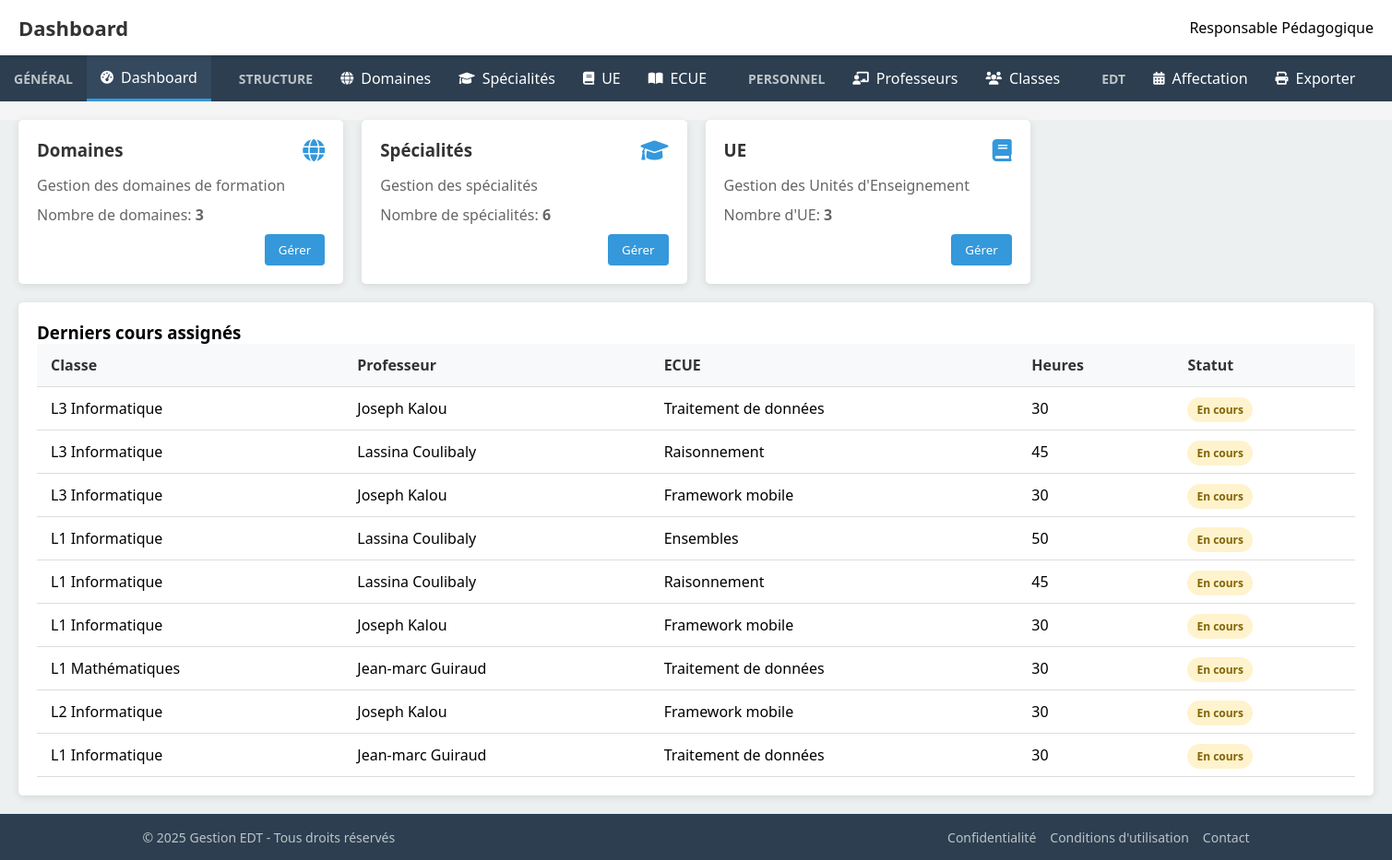
Page /web-edt/index.php on the committed database.
### tables this page shows
CREATE TABLE IF NOT EXISTS `affectation_ecue` (
  `idAffectationECUE` int NOT NULL AUTO_INCREMENT,
  `codeECUE` varchar(200) NOT NULL,
  `matricule` varchar(200) NOT NULL,
  `noClasse` int NOT NULL,
  PRIMARY KEY (`idAffectationECUE`)
);

CREATE TABLE IF NOT EXISTS `classe` (
  `noClasse` int NOT NULL AUTO_INCREMENT,
  `nomClasse` text NOT NULL,
  PRIMARY KEY (`noClasse`)
);

CREATE TABLE IF NOT EXISTS `professeur` (
  `matricule` varchar(200) NOT NULL,
  `nom` text NOT NULL,
  `prenom` text NOT NULL,
  `email` varchar(200) NOT NULL,
  `tel` varchar(200) NOT NULL,
  PRIMARY KEY (`matricule`)
);

CREATE TABLE IF NOT EXISTS `ecue` (
  `codeECUE` varchar(200) NOT NULL,
  `libECUE` text NOT NULL,
  `coefECUE` int NOT NULL,
  `nbHeure` int NOT NULL,
  `codeUE` varchar(200) NOT NULL,
  `noSpe` int NOT NULL,
  PRIMARY KEY (`codeECUE`),
  KEY `codeUE` (`codeUE`),
  KEY `noSpe` (`noSpe`)
);

### web-edt/index.php (the view, shortened to what this page needs)
<!DOCTYPE html>
<html lang="fr">
<head>
    <link rel="stylesheet" href="https://cdnjs.cloudflare.com/ajax/libs/font-awesome/6.0.0-beta3/css/all.min.css">
    <link rel="stylesheet" href="css/index.css">
    <link rel="stylesheet" href="css/styles-domaines.css">
</head>
<body>
    <div class="header">
        <div class="header-left">
            <h1>Gestion EDT</h1>
        </div>
        <div class="header-right">
            <div class="user-profile">
                <span>Responsable Pédagogique</span>
            </div>
        </div>
    </div>
    <nav class="navbar">
        <div class="desktop-menu">
            <div class="menu-section">
                <h3>Général</h3>
                <div class="menu-items">
                    <a href="index.php" class="menu-item">
                        <i class="fas fa-tachometer-alt"></i>
                        <span>Dashboard</span>
                    </a>
                </div>
            </div>
            <div class="menu-section">
                <h3>Structure</h3>
                <div class="menu-items">
                    <a href="domaines.php" class="menu-item active">
                        <i class="fas fa-globe"></i>
                        <span>Domaines</span>
                    </a>
                    <a href="specialites.php" class="menu-item">
                        <i class="fas fa-graduation-cap"></i>
                        <span>Spécialités</span>
                    </a>
                    <a href="ue.php" class="menu-item">
                        <i class="fas fa-book"></i>
                        <span>UE</span>
                    </a>
                    <a href="ecue.php" class="menu-item">
                        <i class="fas fa-book-open"></i>
                        <span>ECUE</span>
                    </a>
                </div>
            </div>
            <div class="menu-section">
                <h3>Personnel</h3>
                <div class="menu-items">
                    <a href="professeur.php" class="menu-item">
                        <i class="fas fa-chalkboard-teacher"></i>
                        <span>Professeurs</span>
                    </a>
                    <a href="classe.php" class="menu-item">
                        <i class="fas fa-users"></i>
                        <span>Classes</span>
                    </a>
                </div>
            </div>
            <div class="menu-section">
                <h3>EDT</h3>
                <div class="menu-items">
                    <a href="affectation-ecue.php" class="menu-item">
                        <i class="fas fa-calendar-alt"></i>
                        <span>Affectation</span>
                    </a>
                    <a href="generer-maquette.php" class="menu-item">
                        <i class="fas fa-print"></i>
                        <span>Exporter</span>
                    </a>
                </div>
            </div>
        </div>
    </nav>
    <div class="main-content">
        <div class="content">
            <div class="card-container">
                <div class="card">
                    <div class="card-header">
                        <h3>Domaines</h3>
                        <i class="fas fa-globe"></i>
                    </div>
                    <div class="card-body">
                        <p>Gestion des domaines de formation</p>
                        <?php
                        $db = new PDO('mysql:host=localhost;dbname=gestion_edt;charset=utf8', 'root', '');
                        $req = $db->query("SELECT COUNT(*) as nb FROM domaine");
                        $nbDomaines = $req->fetch()['nb'];
                        ?>
                        <p>Nombre de domaines: <strong><?= $nbDomaines ?></strong></p>
                    </div>
                    <div class="card-footer">
                        <button onclick="getPage('domaines')" class="btn btn-primary">Gérer</button>
                    </div>
                </div>
                <div class="card">
                    <div class="card-header">
                        <h3>Spécialités</h3>
                        <i class="fas fa-graduation-cap"></i>
                    </div>
                    <div class="card-body">
                        <p>Gestion des spécialités</p>
                        <?php
                        $req = $db->query("SELECT COUNT(*) as nb FROM specialite");
                        $nbSpecialites = $req->fetch()['nb'];
                        ?>
                        <p>Nombre de spécialités: <strong><?= $nbSpecialites ?></strong></p>
                    </div>
                    <div class="card-footer">
                        <button onclick="getPage('specialites')" class="btn btn-primary">Gérer</button>
                    </div>
                </div>
                <div class="card">
                    <div class="card-header">
                        <h3>UE</h3>
                        <i class="fas fa-book"></i>
                    </div>
                    <div class="card-body">
                        <p>Gestion des Unités d'Enseignement</p>
                        <?php
                        $req = $db->query("SELECT COUNT(*) as nb FROM ue");
                        $nbUE = $req->fetch()['nb'];
                        ?>
                        <p>Nombre d'UE: <strong><?= $nbUE ?></strong></p>
                    </div>
                    <div class="card-footer">
                        <button onclick="getPage('ue')" class="btn btn-primary">Gérer</button>
                    </div>
                </div>
            </div>
            <div class="table-container">
                <h3>Derniers cours assignés</h3>
                <table>
                    <thead>
                        <tr>
                            <th>Classe</th>
                            <th>Professeur</th>
                            <th>ECUE</th>
                            <th>Heures</th>
                            <th>Statut</th>
                        </tr>
                    </thead>
                    <tbody>
                        <?php
                        $req = $db->query("
                            SELECT
                                c.nomClasse,
                                p.nom,
                                p.prenom,
                                e.libECUE,
                                e.nbHeure,
                                a.idAffectationECUE
                            FROM
                                affectation_ecue a
                            JOIN classe c ON a.noClasse = c.noClasse
                            JOIN professeur p ON a.matricule = p.matricule
                            JOIN ecue e ON a.codeECUE = e.codeECUE
                            ORDER BY a.idAffectationECUE DESC
                            LIMIT 10
                        ");
                        while ($affectation = $req->fetch()) {
                            echo '<tr>
                                <td>'.$affectation['nomClasse'].'</td>
                                <td>'.$affectation['prenom'].' '.$affectation['nom'].'</td>
                                <td>'.$affectation['libECUE'].'</td>
                                <td>'.$affectation['nbHeure'].'</td>
                                <td><span class="badge badge-warning">En cours</span></td>
                            </tr>';
                        }
                        ?>
                    </tbody>
                </table>
            </div>
        </div>
    </div>
    <footer class="footer">
        <div class="footer-content">
            <p>&copy; 2025 Gestion EDT - Tous droits réservés</p>
            <div class="footer-links">
                <a href="#">Confidentialité</a>
                <a href="#">Conditions d'utilisation</a>
                <a href="#">Contact</a>
            </div>
        </div>
    </footer>
</body>
</html>

### web-edt/css/index.css (style rules this page uses)
:root { --primary-color: #3498db; --secondary-color: #2980b9; --header-height: 60px; --navbar-height: 50px; --footer-height: 50px; --menu-bg: #2c3e50; --menu-active: #34495e; --content-bg: #ecf0f1; }
* { margin: 0; padding: 0; box-sizing: border-box; font-family: 'Segoe UI', Tahoma, Geneva, Verdana, sans-serif; }
body { background-color: #f5f5f5; display: flex; flex-direction: column; min-height: 100vh; }
.header { height: var(--header-height); background-color: white; box-shadow: 0 2px 5px rgba(0,0,0,0.1); display: flex; justify-content: space-between; align-items: center; padding: 0 20px; position: sticky; top: 0; z-index: 100; }
.header-left { display: flex; align-items: center; }
.header-left h1 { color: #333; font-size: 22px; }
.header-right { display: flex; align-items: center; }
.user-profile { display: flex; align-items: center; cursor: pointer; }
.navbar { background-color: var(--menu-bg); color: white; height: var(--navbar-height); display: flex; align-items: center; position: sticky; top: var(--header-height); z-index: 99; }
.desktop-menu { display: flex; width: 100%; height: 100%; }
.menu-section { display: flex; align-items: center; padding: 0 15px; height: 100%; position: relative; }
.menu-section h3 { color: #bdc3c7; font-size: 14px; margin-right: 15px; text-transform: uppercase; }
.menu-items { display: flex; height: 100%; }
.menu-item { display: flex; align-items: center; padding: 0 15px; cursor: pointer; height: 100%; transition: all 0.3s; text-decoration: none; color: white; }
.menu-item.active { background-color: var(--menu-active); border-bottom: 3px solid var(--primary-color); }
.menu-item i { margin-right: 8px; font-size: 14px; }
.main-content { padding-top: 20px; flex: 1; }
.content { padding: 0 20px 20px; background-color: var(--content-bg); min-height: calc(100vh - var(--header-height) - var(--navbar-height) - var(--footer-height) - 20px); }
.footer { background-color: var(--menu-bg); color: white; height: var(--footer-height); display: flex; align-items: center; justify-content: center; padding: 0 20px; margin-top: auto; }
.footer-content { width: 100%; max-width: 1200px; display: flex; justify-content: space-between; align-items: center; }
.footer p { font-size: 14px; color: #bdc3c7; }
.footer-links { display: flex; gap: 15px; }
.footer-links a { color: #bdc3c7; text-decoration: none; font-size: 14px; transition: color 0.3s; }
.card-container { display: grid; grid-template-columns: repeat(auto-fill, minmax(300px, 1fr)); gap: 20px; margin-bottom: 20px; }
.card { background-color: white; border-radius: 5px; box-shadow: 0 2px 10px rgba(0,0,0,0.1); padding: 20px; transition: transform 0.3s; }
.card-header { display: flex; justify-content: space-between; align-items: center; margin-bottom: 15px; }
.card-header h3 { color: #333; }
.card-header i { font-size: 24px; color: var(--primary-color); }
.card-body p { color: #666; margin-bottom: 10px; }
.card-footer { display: flex; justify-content: flex-end; }
.btn { padding: 8px 15px; border: none; border-radius: 4px; cursor: pointer; font-weight: 500; transition: all 0.3s; }
.btn-primary { background-color: var(--primary-color); color: white; }
.table-container { background-color: white; border-radius: 5px; box-shadow: 0 2px 10px rgba(0,0,0,0.1); padding: 20px; overflow-x: auto; }
table { width: 100%; border-collapse: collapse; }
table th, table td { padding: 12px 15px; text-align: left; border-bottom: 1px solid #ddd; }
table th { background-color: #f8f9fa; color: #333; font-weight: 600; }
.badge { padding: 5px 10px; border-radius: 20px; font-size: 12px; font-weight: 600; }
.badge-warning { background-color: #fff3cd; color: #856404; }

### rows in the picture
affectation_ecue: classe.nomClasse "L3 Informatique", professeur.prenom "Joseph", professeur.nom "Kalou", ecue.libECUE "Traitement de données", ecue.nbHeure "30"
affectation_ecue: classe.nomClasse "L3 Informatique", professeur.prenom "Lassina", professeur.nom "Coulibaly", ecue.libECUE "Raisonnement", ecue.nbHeure "45"
affectation_ecue: classe.nomClasse "L3 Informatique", professeur.prenom "Joseph", professeur.nom "Kalou", ecue.libECUE "Framework mobile", ecue.nbHeure "30"
affectation_ecue: classe.nomClasse "L1 Informatique", professeur.prenom "Lassina", professeur.nom "Coulibaly", ecue.libECUE "Ensembles", ecue.nbHeure "50"
affectation_ecue: classe.nomClasse "L1 Informatique", professeur.prenom "Lassina", professeur.nom "Coulibaly", ecue.libECUE "Raisonnement", ecue.nbHeure "45"
affectation_ecue: classe.nomClasse "L1 Informatique", professeur.prenom "Joseph", professeur.nom "Kalou", ecue.libECUE "Framework mobile", ecue.nbHeure "30"
affectation_ecue: classe.nomClasse "L1 Mathématiques", professeur.prenom "Jean-marc", professeur.nom "Guiraud", ecue.libECUE "Traitement de données", ecue.nbHeure "30"
affectation_ecue: classe.nomClasse "L2 Informatique", professeur.prenom "Joseph", professeur.nom "Kalou", ecue.libECUE "Framework mobile", ecue.nbHeure "30"
affectation_ecue: classe.nomClasse "L1 Informatique", professeur.prenom "Jean-marc", professeur.nom "Guiraud", ecue.libECUE "Traitement de données", ecue.nbHeure "30"

### other values in the picture
$nbDomaines "3"
$nbSpecialites "6"
$nbUE "3"
